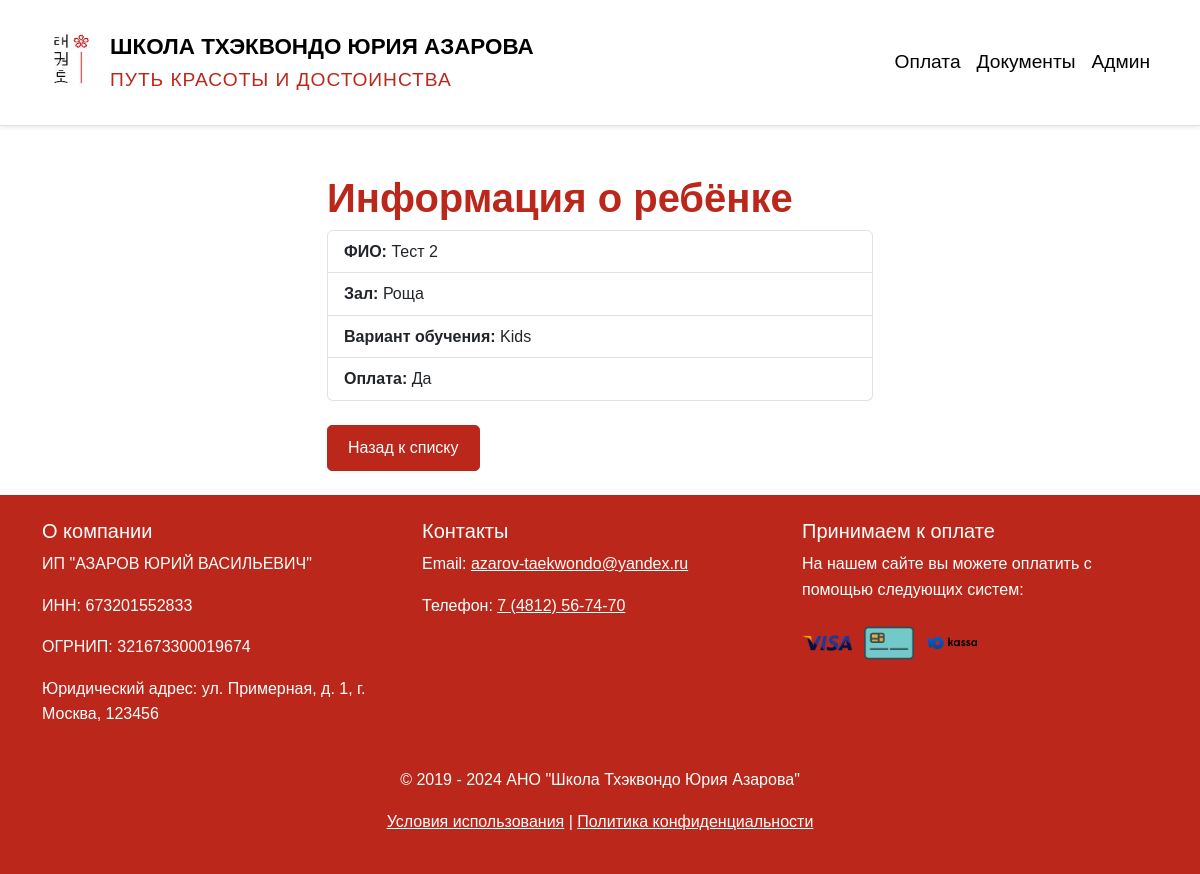
/child/2/, run on the app's committed database.
### payments/models.py (models this page shows, shortened)
class Child(models.Model):
    full_name = models.CharField(max_length=255)
    hall = models.ForeignKey(Hall, on_delete=models.CASCADE)
    training_option = models.ForeignKey(TrainingOption, on_delete=models.CASCADE)
    is_paid = models.BooleanField(default=False)
    parents = models.ManyToManyField(Parent, blank=True)
    is_vip = models.BooleanField(default=False)
    source_of_info = models.ForeignKey(SourceOfInfo, on_delete=models.SET_NULL, null=True, blank=True)
    active = models.BooleanField(default=True)
    class Meta:
        verbose_name = 'Ученик'
        verbose_name_plural = 'Ученики'

class Hall(models.Model):
    name = models.CharField(max_length=100)
    trainer = models.ForeignKey(Trainer, on_delete=models.CASCADE)
    month_price = models.DecimalField(max_digits=10, decimal_places=2)
    additional_expenses = models.DecimalField(max_digits=10, decimal_places=2)
    class Meta:
        verbose_name = 'Зал'
        verbose_name_plural = 'Залы'

class TrainingOption(models.Model):
    name = models.CharField(max_length=100)
    price = models.DecimalField(max_digits=10, decimal_places=2)
    class Meta:
        verbose_name = 'Группа'
        verbose_name_plural = 'Группы'

### payments/views.py (the view)
# urls.py: path('child/<int:pk>/', views.child_detail_view, name='child_detail'),
def child_detail_view(request, pk):
    child = get_object_or_404(Child, pk=pk)
    return render(request, 'payments/child_detail.html', {'child': child})

### templates/payments/child_detail.html (shortened to what this page needs)
{% extends 'base.html' %}
{% block content %}
<div class="row justify-content-center">
    <div class="col-md-6">
        <h1 class="mt-4">Информация о ребёнке</h1>
        <ul class="list-group">
            <li class="list-group-item"><strong>ФИО:</strong> {{ child.full_name }}</li>
            <li class="list-group-item"><strong>Зал:</strong> {{ child.hall.name }}</li>
            <li class="list-group-item"><strong>Вариант обучения:</strong> {{ child.training_option.name }}</li>
            <li class="list-group-item"><strong>Оплата:</strong> {{ child.is_paid|yesno:"Да,Нет" }}</li>
        </ul>
        <a href="{% url 'info' %}" class="btn btn-primary mt-4">Назад к списку</a>
    </div>
</div>
{% endblock %}

### static/css/style.css (style rules this page uses)
body { font-family: Arial, sans-serif; line-height: 1.6; }
:root { --primary-color: rgba(187,39,26); --secondary-color: #ffffff; --text-color: #000000; }
body { font-family: 'Arial', sans-serif; background-color: var(--secondary-color); color: var(--text-color); }
h1, h2, h3 { font-weight: 700; color: var(--primary-color); }
.btn-primary { background-color: var(--primary-color); border-color: var(--primary-color); color: var(--secondary-color); }
:root { --primary-color: rgba(187, 39, 26); --secondary-color: #ffffff; --text-color: #000000; }
a { color: var(--primary-color); text-decoration: none; }
.btn-primary { background-color: var(--primary-color); border-color: var(--primary-color); color: var(--secondary-color); border-radius: 5px; padding: 10px 20px; transition: background-color 0.3s ease-in-out, color 0.3s ease-in-out; }

### data on the page
Child: full_name "Тест 2", hall.name "Роща", training_option.name "Kids", is_paid "Да"
